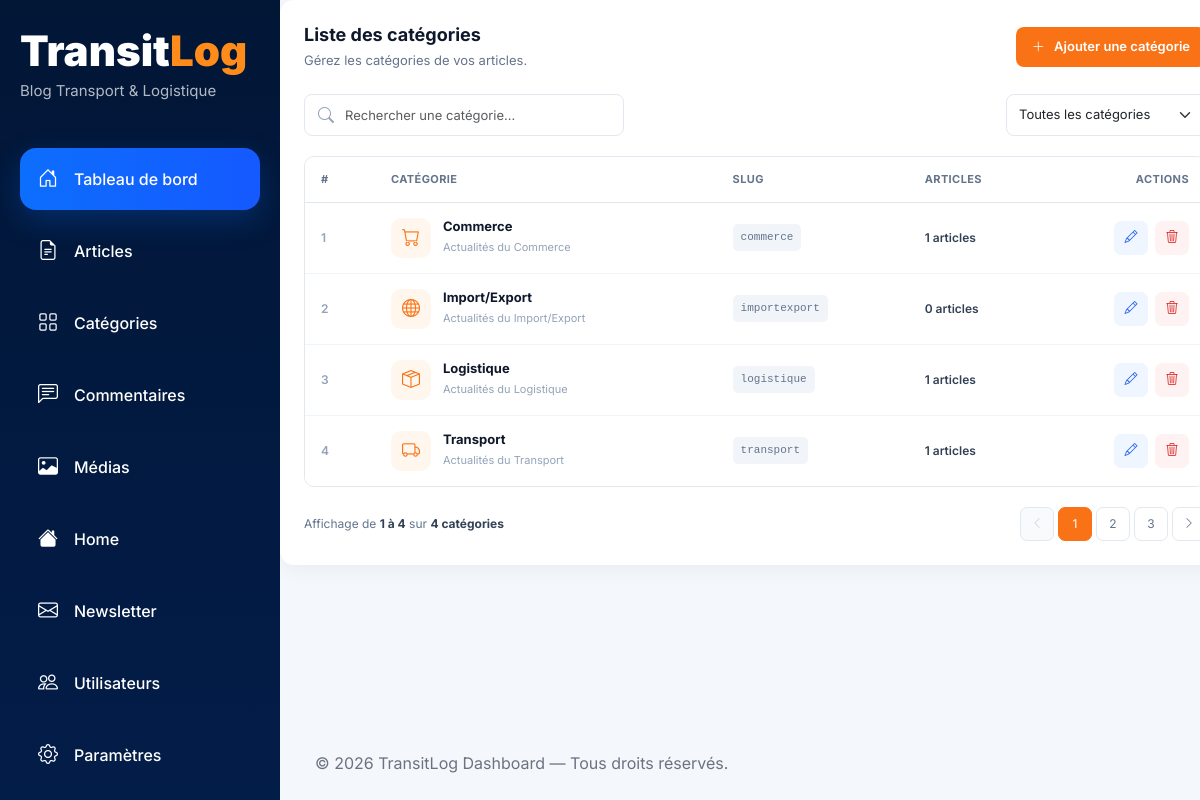
/dashboard/categories/ (signed in), run on the app's committed database.
### app/models.py (models this page shows, shortened)
class Category(models.Model):
    name = models.CharField(max_length=100)
    slug = models.SlugField(max_length=100, unique=True)
    description = models.TextField(blank=True)
    icon = models.CharField(
        max_length=100,
        default='bi bi-folder',
        help_text="Classe Bootstrap Icons, ex: bi bi-truck"
    )
    meta_title = models.CharField(max_length=60, blank=True)
    meta_description = models.CharField(max_length=160, blank=True)
    class Meta:
        verbose_name_plural = 'Categories'
        ordering = ['name']

### dashboard/views.py (the view)
# urls.py: path('categories/', ListCategoriesView.as_view(), name='categories-list'),
class ListCategoriesView(AdminRequiredMixin, ListView):
    template_name = 'dash/list_category.html'
    context_object_name = 'categories'
    paginate_by = 5
    def test_func(self):
        return self.request.user.role == 'admin'
    def get_queryset(self):
        return Category.objects.annotate(article_count=Count('posts'))
    def get_context_data(self, **kwargs):
        context = super().get_context_data(**kwargs)
        context['total_categories'] = Category.objects.count()
        return context

### dashboard/templates/dash/list_category.html (shortened to what this page needs)
{% extends 'dash_base.html' %}
{% block content %}
  <div class="categories-section">
    <div class="section-header">
      <div>
        <h5 class="section-title">Liste des catégories</h5>
        <p class="section-description">Gérez les catégories de vos articles.</p>
      </div>
      <a href="{% url 'add-category' %}" class="btn btn-primary add-category-btn">
        <i class="bi bi-plus-lg"></i>
        Ajouter une catégorie
      </a>
    </div>
    <div class="category-toolbar">
      <div class="search-category">
        <i class="bi bi-search"></i>
        <input type="search" class="form-control" placeholder="Rechercher une catégorie..." />
      </div>
      <select class="form-select category-filter">
        <option selected>Toutes les catégories</option>
      </select>
    </div>
    <div class="table-responsive category-table-wrapper">
      <table class="table category-table align-middle">
        <thead>
          <tr>
            <th width="70">#</th>
            <th>Catégorie</th>
            <th>Slug</th>
            <th>Articles</th>
            <th class="text-end">Actions</th>
          </tr>
        </thead>
        <tbody>
          {% for category in categories %}
            <tr>
              <td>
                <span class="category-id">{{ forloop.counter }}</span>
              </td>
              <td>
                <div class="category-info">
                  <div class="category-icon">
                    <i class="{{ category.icon|default:'bi bi-folder' }}" aria-hidden="true"></i>
                  </div>
                  <div>
                    <h6>{{ category.name }}</h6>
                    <small>Actualités du {{ category.name }}</small>
                  </div>
                </div>
              </td>
              <td>
                <span class="category-slug">{{ category.slug }}</span>
              </td>
              <td>
                <span class="article-count">{{ category.article_count }} articles</span>
              </td>
              <td>
                <div class="category-actions">
                  <a href="{% url 'update-category' category.slug %}" class="action-btn edit" title="Modifier"><i class="bi bi-pencil"></i></a>
                  <button type="button" class="action-btn delete js-delete-category" title="Supprimer {{ category.name }}" data-category-name="{{ category.name|escapejs }}" data-delete-url="{% url 'delete-category' category.slug %}" aria-label="Supprimer la catégorie {{ category.name }}"><i class="bi bi-trash3"></i></button>
                </div>
              </td>
            </tr>
          {% endfor %}
        </tbody>
      </table>
    </div>
    <div class="table-footer">
      <span class="results-info">
        Affichage de <strong>1 à 4</strong> sur
        <strong>{{ total_categories }} catégories</strong>
      </span>
      <nav>
        <ul class="pagination">
          <li class="page-item disabled">
            <a class="page-link" href="#"><i class="bi bi-chevron-left"></i></a>
          </li>
          <li class="page-item active">
            <a class="page-link" href="#">1</a>
          </li>
          <li class="page-item">
            <a class="page-link" href="#">2</a>
          </li>
          <li class="page-item">
            <a class="page-link" href="#">3</a>
          </li>
          <li class="page-item">
            <a class="page-link" href="#"><i class="bi bi-chevron-right"></i></a>
          </li>
        </ul>
      </nav>
    </div>
  </div>
{% endblock %}

### static/css/dash/dashboard.css (style rules this page uses)
* { margin: 0; padding: 0; box-sizing: border-box; }
html { scroll-behavior: smooth; }
body { font-family: 'Inter', sans-serif; background: #f4f7fb; min-height: 100vh; overflow-x: hidden; }
a { text-decoration: none; }
.section-title { font-size: 26px; font-weight: 700; color: #04183a; }
.category-icon { width: 58px; height: 58px; border-radius: 18px; display: flex; align-items: center; justify-content: center; background: white; color: #0d6efd; font-size: 24px; }

### static/css/dash/list_category.css (style rules this page uses)
.categories-section { background: #ffffff; border-radius: 14px; padding: 24px; box-shadow: 0 4px 20px rgba(15, 23, 42, 0.05); }
.section-header { display: flex; align-items: center; justify-content: space-between; gap: 20px; margin-bottom: 24px; }
.section-title { margin: 0; color: #0f172a; font-size: 18px; font-weight: 700; }
.section-description { margin: 5px 0 0; color: #64748b; font-size: 13px; }
.add-category-btn { border: none; background: #f97316; border-radius: 8px; padding: 10px 16px; font-size: 13px; font-weight: 600; }
.add-category-btn i { margin-right: 6px; }
.category-toolbar { display: flex; justify-content: space-between; gap: 15px; margin-bottom: 20px; }
.search-category { position: relative; width: 320px; }
.search-category i { position: absolute; top: 50%; left: 14px; transform: translateY(-50%); color: #94a3b8; z-index: 2; }
.search-category input { height: 42px; padding-left: 40px; border: 1px solid #e2e8f0; border-radius: 8px; font-size: 13px; }
.category-filter { width: 200px; height: 42px; border: 1px solid #e2e8f0; border-radius: 8px; font-size: 13px; }
.category-table-wrapper { border: 1px solid #e2e8f0; border-radius: 10px; overflow-x: auto; }
.category-table { margin-bottom: 0; min-width: 900px; }
.category-table thead { background: #f8fafc; }
.category-table thead th { padding: 14px 16px; border-bottom: 1px solid #e2e8f0; color: #64748b; font-size: 11px; font-weight: 700; text-transform: uppercase; letter-spacing: 0.4px; white-space: nowrap; }
.category-table tbody td { padding: 15px 16px; border-bottom: 1px solid #f1f5f9; color: #475569; font-size: 13px; }
.category-table tbody tr:last-child td { border-bottom: none; }
.category-table tbody tr { transition: background 0.2s ease; }
.category-id { color: #94a3b8; font-size: 12px; font-weight: 600; }
.category-info { display: flex; align-items: center; gap: 12px; }
.category-icon { width: 40px; height: 40px; flex-shrink: 0; display: flex; align-items: center; justify-content: center; border-radius: 10px; background: #fff7ed; color: #f97316; font-size: 18px; }
.category-info h6 { margin: 0 0 3px; color: #0f172a; font-size: 13px; font-weight: 700; }
.category-info small { color: #94a3b8; font-size: 11px; }
.category-slug { display: inline-block; padding: 5px 8px; border-radius: 5px; background: #f1f5f9; color: #64748b; font-family: monospace; font-size: 11px; }
.article-count { color: #334155; font-weight: 600; font-size: 12px; }
.category-actions { display: flex; justify-content: flex-end; gap: 7px; }
.action-btn { width: 34px; height: 34px; display: flex; align-items: center; justify-content: center; border-radius: 7px; text-decoration: none; transition: all 0.2s ease; border: 0; cursor: pointer; }
.action-btn.edit { background: #eff6ff; color: #2563eb; }
.action-btn.delete { background: #fef2f2; color: #dc2626; }
.table-footer { display: flex; align-items: center; justify-content: space-between; padding-top: 20px; }
.results-info { color: #64748b; font-size: 12px; }
.results-info strong { color: #334155; }
.pagination { margin: 0; gap: 5px; }
.pagination .page-link { width: 34px; height: 34px; display: flex; align-items: center; justify-content: center; border: 1px solid #e2e8f0; border-radius: 7px !important; color: #64748b; font-size: 12px; }
.pagination .page-item.active .page-link { background: #f97316; border-color: #f97316; color: #ffffff; }
.pagination .page-item.disabled .page-link { background: #f8fafc; color: #cbd5e1; }

### data on the page
Category: name "Commerce", slug "commerce", article_count "1"
Category: name "Import/Export", slug "importexport", article_count "0"
Category: name "Logistique", slug "logistique", article_count "1"
Category: name "Transport", slug "transport", article_count "1"

### other printed values
{{ total_categories }} "4"
